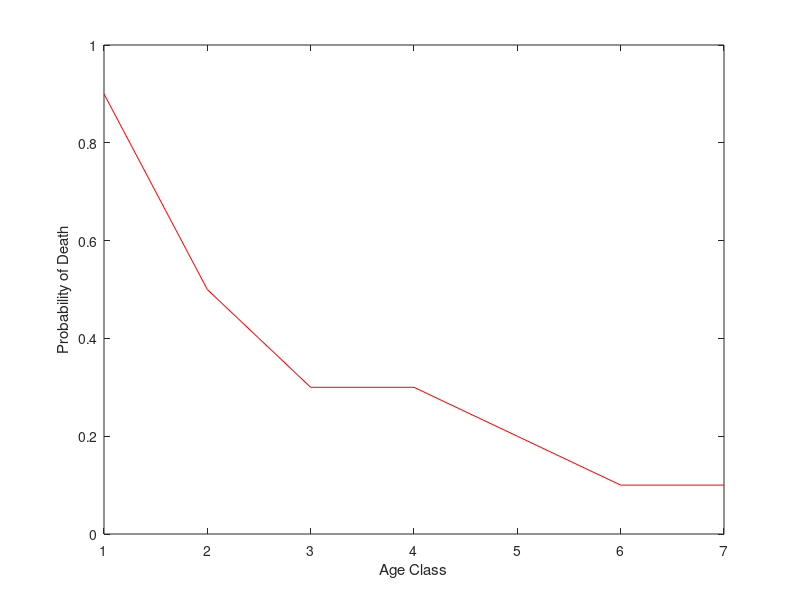

Recreate this plot in MATLAB.
#We analyse a given Leslie Matrix to produce plots of the probability of death of sea turtles
ageclass = [1,2,3,4,5,6,7];
%To get probdeath do 1 - (g_i+p_i)
probdeath = [0.9,0.5,0.3,0.3,0.2,0.1,0.1];
plot(ageclass,probdeath,'red')
xlabel('Age Class')
ylabel('Probability of Death')
